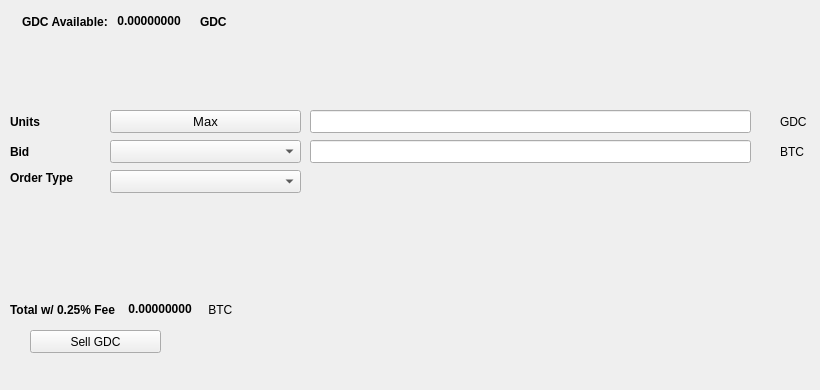
   <widget class="QWidget" name="SellTab">
    <attribute name="title">
     <string>Sell</string>
    </attribute>
    <widget class="QLabel" name="label_16">
     <property name="geometry">
      <rect>
       <x>780</x>
       <y>140</y>
       <width>31</width>
       <height>23</height>
      </rect>
     </property>
     <property name="text">
      <string>BTC</string>
     </property>
    </widget>
    <widget class="QComboBox" name="SellBidcomboBox">
     <property name="geometry">
      <rect>
       <x>110</x>
       <y>140</y>
       <width>191</width>
       <height>23</height>
      </rect>
     </property>
     <property name="font">
      <font>
       <pointsize>10</pointsize>
      </font>
     </property>
    </widget>
    <widget class="QLabel" name="label_18">
     <property name="geometry">
      <rect>
       <x>10</x>
       <y>110</y>
       <width>46</width>
       <height>23</height>
      </rect>
     </property>
     <property name="font">
      <font>
       <weight>75</weight>
       <bold>true</bold>
      </font>
     </property>
     <property name="text">
      <string>Units</string>
     </property>
    </widget>
    <widget class="QPushButton" name="Sell_Max_Amount">
     <property name="geometry">
      <rect>
       <x>110</x>
       <y>110</y>
       <width>191</width>
       <height>23</height>
      </rect>
     </property>
     <property name="font">
      <font>
       <pointsize>10</pointsize>
      </font>
     </property>
     <property name="text">
      <string>Max</string>
     </property>
    </widget>
    <widget class="QLabel" name="label_20">
     <property name="geometry">
      <rect>
       <x>10</x>
       <y>170</y>
       <width>91</width>
       <height>16</height>
      </rect>
     </property>
     <property name="font">
      <font>
       <weight>75</weight>
       <bold>true</bold>
      </font>
     </property>
     <property name="text">
      <string>Order Type</string>
     </property>
    </widget>
    <widget class="QComboBox" name="SellOrdertypeCombo">
     <property name="geometry">
      <rect>
       <x>110</x>
       <y>170</y>
       <width>191</width>
       <height>23</height>
      </rect>
     </property>
     <property name="font">
      <font>
       <pointsize>10</pointsize>
      </font>
     </property>
    </widget>
    <widget class="QLabel" name="label_21">
     <property name="geometry">
      <rect>
       <x>10</x>
       <y>140</y>
       <width>46</width>
       <height>23</height>
      </rect>
     </property>
     <property name="font">
      <font>
       <weight>75</weight>
       <bold>true</bold>
      </font>
     </property>
     <property name="text">
      <string>Bid</string>
     </property>
    </widget>
    <widget class="QLabel" name="label_22">
     <property name="geometry">
      <rect>
       <x>780</x>
       <y>110</y>
       <width>31</width>
       <height>23</height>
      </rect>
     </property>
     <property name="text">
      <string>GDC</string>
     </property>
    </widget>
    <widget class="QLineEdit" name="UnitsInputGDC">
     <property name="geometry">
      <rect>
       <x>310</x>
       <y>110</y>
       <width>441</width>
       <height>23</height>
      </rect>
     </property>
     <property name="font">
      <font>
       <pointsize>9</pointsize>
       <weight>75</weight>
       <bold>true</bold>
      </font>
     </property>
    </widget>
    <widget class="QLineEdit" name="SellBidPriceEdit">
     <property name="geometry">
      <rect>
       <x>310</x>
       <y>140</y>
       <width>441</width>
       <height>23</height>
      </rect>
     </property>
     <property name="font">
      <font>
       <pointsize>9</pointsize>
       <weight>75</weight>
       <bold>true</bold>
      </font>
     </property>
    </widget>
    <widget class="QPushButton" name="SellGDCBTN">
     <property name="geometry">
      <rect>
       <x>30</x>
       <y>330</y>
       <width>131</width>
       <height>23</height>
      </rect>
     </property>
     <property name="text">
      <string>Sell GDC</string>
     </property>
     <property name="icon">
      <iconset resource="../gdc">
       <normaloff>:/icons/bitcoin</normaloff>:/icons/bitcoin</iconset>
     </property>
    </widget>
    <widget class="QWidget" name="layoutWidget3">
     <property name="geometry">
      <rect>
       <x>22</x>
       <y>12</y>
       <width>258</width>
       <height>19</height>
      </rect>
     </property>
     <layout class="QHBoxLayout" name="horizontalLayout">
      <item>
       <widget class="QLabel" name="label232_2">
        <property name="font">
         <font>
          <weight>75</weight>
          <bold>true</bold>
         </font>
        </property>
        <property name="text">
         <string>GDC Available:</string>
        </property>
       </widget>
      </item>
      <item>
       <widget class="QLabel" name="GDCAvailableLabel">
        <property name="palette">
         <palette>
          <active>
           <colorrole role="WindowText">
            <brush brushstyle="SolidPattern">
             <color alpha="255">
              <red>0</red>
              <green>0</green>
              <blue>0</blue>
             </color>
            </brush>
           </colorrole>
           <colorrole role="Button">
            <brush brushstyle="SolidPattern">
             <color alpha="255">
              <red>0</red>
              <green>170</green>
              <blue>0</blue>
             </color>
            </brush>
           </colorrole>
           <colorrole role="Light">
            <brush brushstyle="SolidPattern">
             <color alpha="255">
              <red>0</red>
              <green>255</green>
              <blue>0</blue>
             </color>
            </brush>
           </colorrole>
           <colorrole role="Midlight">
            <brush brushstyle="SolidPattern">
             <color alpha="255">
              <red>0</red>
              <green>212</green>
              <blue>0</blue>
             </color>
            </brush>
           </colorrole>
           <colorrole role="Dark">
            <brush brushstyle="SolidPattern">
             <color alpha="255">
              <red>0</red>
              <green>85</green>
              <blue>0</blue>
             </color>
            </brush>
           </colorrole>
           <colorrole role="Mid">
            <brush brushstyle="SolidPattern">
             <color alpha="255">
              <red>0</red>
              <green>113</green>
              <blue>0</blue>
             </color>
            </brush>
           </colorrole>
           <colorrole role="Text">
            <brush brushstyle="SolidPattern">
             <color alpha="255">
              <red>0</red>
              <green>170</green>
              <blue>0</blue>
             </color>
            </brush>
           </colorrole>
           <colorrole role="BrightText">
            <brush brushstyle="SolidPattern">
             <color alpha="255">
              <red>255</red>
              <green>255</green>
              <blue>255</blue>
             </color>
            </brush>
           </colorrole>
           <colorrole role="ButtonText">
            <brush brushstyle="SolidPattern">
             <color alpha="255">
              <red>0</red>
              <green>0</green>
              <blue>0</blue>
             </color>
            </brush>
           </colorrole>
           <colorrole role="Base">
            <brush brushstyle="SolidPattern">
             <color alpha="255">
              <red>255</red>
              <green>255</green>
              <blue>255</blue>
             </color>
            </brush>
           </colorrole>
           <colorrole role="Window">
            <brush brushstyle="SolidPattern">
             <color alpha="255">
              <red>0</red>
              <green>170</green>
              <blue>0</blue>
             </color>
            </brush>
           </colorrole>
           <colorrole role="Shadow">
            <brush brushstyle="SolidPattern">
             <color alpha="255">
              <red>0</red>
              <green>0</green>
              <blue>0</blue>
             </color>
            </brush>
           </colorrole>
           <colorrole role="AlternateBase">
            <brush brushstyle="SolidPattern">
             <color alpha="255">
              <red>127</red>
              <green>212</green>
              <blue>127</blue>
             </color>
            </brush>
           </colorrole>
           <colorrole role="ToolTipBase">
            <brush brushstyle="SolidPattern">
             <color alpha="255">
              <red>255</red>
              <green>255</green>
              <blue>220</blue>
             </color>
            </brush>
           </colorrole>
           <colorrole role="ToolTipText">
            <brush brushstyle="SolidPattern">
             <color alpha="255">
              <red>0</red>
              <green>0</green>
              <blue>0</blue>
             </color>
            </brush>
           </colorrole>
          </active>
          <inactive>
           <colorrole role="WindowText">
            <brush brushstyle="SolidPattern">
             <color alpha="255">
              <red>0</red>
              <green>0</green>
              <blue>0</blue>
             </color>
            </brush>
           </colorrole>
           <colorrole role="Button">
            <brush brushstyle="SolidPattern">
             <color alpha="255">
              <red>0</red>
              <green>170</green>
              <blue>0</blue>
             </color>
            </brush>
           </colorrole>
           <colorrole role="Light">
            <brush brushstyle="SolidPattern">
             <color alpha="255">
              <red>0</red>
              <green>255</green>
              <blue>0</blue>
             </color>
            </brush>
           </colorrole>
           <colorrole role="Midlight">
            <brush brushstyle="SolidPattern">
             <color alpha="255">
              <red>0</red>
              <green>212</green>
              <blue>0</blue>
             </color>
            </brush>
           </colorrole>
           <colorrole role="Dark">
            <brush brushstyle="SolidPattern">
             <color alpha="255">
              <red>0</red>
              <green>85</green>
              <blue>0</blue>
             </color>
            </brush>
           </colorrole>
           <colorrole role="Mid">
            <brush brushstyle="SolidPattern">
             <color alpha="255">
              <red>0</red>
              <green>113</green>
              <blue>0</blue>
             </color>
            </brush>
           </colorrole>
           <colorrole role="Text">
            <brush brushstyle="SolidPattern">
             <color alpha="255">
              <red>0</red>
              <green>170</green>
              <blue>0</blue>
             </color>
            </brush>
           </colorrole>
           <colorrole role="BrightText">
            <brush brushstyle="SolidPattern">
             <color alpha="255">
              <red>255</red>
              <green>255</green>
              <blue>255</blue>
             </color>
            </brush>
           </colorrole>
           <colorrole role="ButtonText">
            <brush brushstyle="SolidPattern">
             <color alpha="255">
              <red>0</red>
              <green>0</green>
              <blue>0</blue>
             </color>
            </brush>
           </colorrole>
           <colorrole role="Base">
            <brush brushstyle="SolidPattern">
             <color alpha="255">
              <red>255</red>
              <green>255</green>
              <blue>255</blue>
             </color>
            </brush>
           </colorrole>
           <colorrole role="Window">
            <brush brushstyle="SolidPattern">
             <color alpha="255">
              <red>0</red>
              <green>170</green>
              <blue>0</blue>
             </color>
            </brush>
           </colorrole>
           <colorrole role="Shadow">
            <brush brushstyle="SolidPattern">
             <color alpha="255">
              <red>0</red>
              <green>0</green>
              <blue>0</blue>
             </color>
            </brush>
           </colorrole>
           <colorrole role="AlternateBase">
            <brush brushstyle="SolidPattern">
             <color alpha="255">
              <red>127</red>
              <green>212</green>
              <blue>127</blue>
             </color>
            </brush>
           </colorrole>
           <colorrole role="ToolTipBase">
            <brush brushstyle="SolidPattern">
             <color alpha="255">
              <red>255</red>
              <green>255</green>
              <blue>220</blue>
             </color>
            </brush>
           </colorrole>
           <colorrole role="ToolTipText">
            <brush brushstyle="SolidPattern">
             <color alpha="255">
              <red>0</red>
              <green>0</green>
              <blue>0</blue>
             </color>
            </brush>
           </colorrole>
          </inactive>
          <disabled>
           <colorrole role="WindowText">
            <brush brushstyle="SolidPattern">
             <color alpha="255">
              <red>0</red>
              <green>85</green>
              <blue>0</blue>
             </color>
            </brush>
           </colorrole>
           <colorrole role="Button">
            <brush brushstyle="SolidPattern">
             <color alpha="255">
              <red>0</red>
              <green>170</green>
              <blue>0</blue>
             </color>
            </brush>
           </colorrole>
           <colorrole role="Light">
            <brush brushstyle="SolidPattern">
             <color alpha="255">
              <red>0</red>
              <green>255</green>
              <blue>0</blue>
             </color>
            </brush>
           </colorrole>
           <colorrole role="Midlight">
            <brush brushstyle="SolidPattern">
             <color alpha="255">
              <red>0</red>
              <green>212</green>
              <blue>0</blue>
             </color>
            </brush>
           </colorrole>
           <colorrole role="Dark">
            <brush brushstyle="SolidPattern">
             <color alpha="255">
              <red>0</red>
              <green>85</green>
              <blue>0</blue>
             </color>
            </brush>
           </colorrole>
           <colorrole role="Mid">
            <brush brushstyle="SolidPattern">
             <color alpha="255">
              <red>0</red>
              <green>113</green>
              <blue>0</blue>
             </color>
            </brush>
           </colorrole>
           <colorrole role="Text">
            <brush brushstyle="SolidPattern">
             <color alpha="255">
              <red>0</red>
              <green>85</green>
              <blue>0</blue>
             </color>
            </brush>
           </colorrole>
           <colorrole role="BrightText">
            <brush brushstyle="SolidPattern">
             <color alpha="255">
              <red>255</red>
              <green>255</green>
              <blue>255</blue>
             </color>
            </brush>
           </colorrole>
           <colorrole role="ButtonText">
            <brush brushstyle="SolidPattern">
             <color alpha="255">
              <red>0</red>
              <green>85</green>
              <blue>0</blue>
             </color>
            </brush>
           </colorrole>
           <colorrole role="Base">
            <brush brushstyle="SolidPattern">
             <color alpha="255">
              <red>0</red>
              <green>170</green>
              <blue>0</blue>
             </color>
            </brush>
           </colorrole>
           <colorrole role="Window">
            <brush brushstyle="SolidPattern">
             <color alpha="255">
              <red>0</red>
              <green>170</green>
              <blue>0</blue>
             </color>
            </brush>
           </colorrole>
           <colorrole role="Shadow">
            <brush brushstyle="SolidPattern">
             <color alpha="255">
              <red>0</red>
              <green>0</green>
              <blue>0</blue>
             </color>
            </brush>
           </colorrole>
           <colorrole role="AlternateBase">
            <brush brushstyle="SolidPattern">
             <color alpha="255">
              <red>0</red>
              <green>170</green>
              <blue>0</blue>
             </color>
            </brush>
           </colorrole>
           <colorrole role="ToolTipBase">
            <brush brushstyle="SolidPattern">
             <color alpha="255">
              <red>255</red>
              <green>255</green>
              <blue>220</blue>
             </color>
            </brush>
           </colorrole>
           <colorrole role="ToolTipText">
            <brush brushstyle="SolidPattern">
             <color alpha="255">
              <red>0</red>
              <green>0</green>
              <blue>0</blue>
             </color>
            </brush>
           </colorrole>
          </disabled>
         </palette>
        </property>
        <property name="font">
         <font>
          <weight>75</weight>
          <bold>true</bold>
         </font>
        </property>
        <property name="text">
         <string> 0.00000000 </string>
        </property>
        <property name="textInteractionFlags">
         <set>Qt::LinksAccessibleByMouse|Qt::TextSelectableByKeyboard|Qt::TextSelectableByMouse</set>
        </property>
       </widget>
      </item>
      <item>
       <widget class="QLabel" name="labelGDC">
        <property name="font">
         <font>
          <weight>75</weight>
          <bold>true</bold>
         </font>
        </property>
        <property name="text">
         <string>GDC</string>
        </property>
       </widget>
      </item>
     </layout>
    </widget>
    <widget class="QWidget" name="layoutWidget">
     <property name="geometry">
      <rect>
       <x>10</x>
       <y>300</y>
       <width>268</width>
       <height>19</height>
      </rect>
     </property>
     <layout class="QHBoxLayout" name="horizontalLayout_2">
      <item>
       <widget class="QLabel" name="label_19">
        <property name="font">
         <font>
          <weight>75</weight>
          <bold>true</bold>
         </font>
        </property>
        <property name="text">
         <string>Total w/ 0.25% Fee </string>
        </property>
       </widget>
      </item>
      <item>
       <widget class="QLabel" name="SellCostLabel">
        <property name="palette">
         <palette>
          <active>
           <colorrole role="WindowText">
            <brush brushstyle="SolidPattern">
             <color alpha="255">
              <red>0</red>
              <green>0</green>
              <blue>0</blue>
             </color>
            </brush>
           </colorrole>
           <colorrole role="Button">
            <brush brushstyle="SolidPattern">
             <color alpha="255">
              <red>0</red>
              <green>170</green>
              <blue>0</blue>
             </color>
            </brush>
           </colorrole>
           <colorrole role="Light">
            <brush brushstyle="SolidPattern">
             <color alpha="255">
              <red>0</red>
              <green>255</green>
              <blue>0</blue>
             </color>
            </brush>
           </colorrole>
           <colorrole role="Midlight">
            <brush brushstyle="SolidPattern">
             <color alpha="255">
              <red>0</red>
              <green>212</green>
              <blue>0</blue>
             </color>
            </brush>
           </colorrole>
           <colorrole role="Dark">
            <brush brushstyle="SolidPattern">
             <color alpha="255">
              <red>0</red>
              <green>85</green>
              <blue>0</blue>
             </color>
            </brush>
           </colorrole>
           <colorrole role="Mid">
            <brush brushstyle="SolidPattern">
             <color alpha="255">
              <red>0</red>
              <green>113</green>
              <blue>0</blue>
             </color>
            </brush>
           </colorrole>
           <colorrole role="Text">
            <brush brushstyle="SolidPattern">
             <color alpha="255">
              <red>0</red>
              <green>170</green>
              <blue>0</blue>
             </color>
            </brush>
           </colorrole>
           <colorrole role="BrightText">
            <brush brushstyle="SolidPattern">
             <color alpha="255">
              <red>255</red>
              <green>255</green>
              <blue>255</blue>
             </color>
            </brush>
           </colorrole>
           <colorrole role="ButtonText">
            <brush brushstyle="SolidPattern">
             <color alpha="255">
              <red>0</red>
              <green>0</green>
              <blue>0</blue>
             </color>
            </brush>
           </colorrole>
           <colorrole role="Base">
            <brush brushstyle="SolidPattern">
             <color alpha="255">
              <red>255</red>
              <green>255</green>
              <blue>255</blue>
             </color>
            </brush>
           </colorrole>
           <colorrole role="Window">
            <brush brushstyle="SolidPattern">
             <color alpha="255">
              <red>0</red>
              <green>170</green>
              <blue>0</blue>
             </color>
            </brush>
           </colorrole>
           <colorrole role="Shadow">
            <brush brushstyle="SolidPattern">
             <color alpha="255">
              <red>0</red>
              <green>0</green>
              <blue>0</blue>
             </color>
            </brush>
           </colorrole>
           <colorrole role="AlternateBase">
            <brush brushstyle="SolidPattern">
             <color alpha="255">
              <red>127</red>
              <green>212</green>
              <blue>127</blue>
             </color>
            </brush>
           </colorrole>
           <colorrole role="ToolTipBase">
            <brush brushstyle="SolidPattern">
             <color alpha="255">
              <red>255</red>
              <green>255</green>
              <blue>220</blue>
             </color>
            </brush>
           </colorrole>
           <colorrole role="ToolTipText">
            <brush brushstyle="SolidPattern">
             <color alpha="255">
              <red>0</red>
              <green>0</green>
              <blue>0</blue>
             </color>
            </brush>
           </colorrole>
          </active>
          <inactive>
           <colorrole role="WindowText">
            <brush brushstyle="SolidPattern">
             <color alpha="255">
              <red>0</red>
              <green>0</green>
              <blue>0</blue>
             </color>
            </brush>
           </colorrole>
           <colorrole role="Button">
            <brush brushstyle="SolidPattern">
             <color alpha="255">
              <red>0</red>
              <green>170</green>
              <blue>0</blue>
             </color>
            </brush>
           </colorrole>
           <colorrole role="Light">
            <brush brushstyle="SolidPattern">
             <color alpha="255">
              <red>0</red>
              <green>255</green>
              <blue>0</blue>
             </color>
            </brush>
           </colorrole>
           <colorrole role="Midlight">
            <brush brushstyle="SolidPattern">
             <color alpha="255">
              <red>0</red>
              <green>212</green>
              <blue>0</blue>
             </color>
            </brush>
           </colorrole>
           <colorrole role="Dark">
            <brush brushstyle="SolidPattern">
             <color alpha="255">
              <red>0</red>
              <green>85</green>
              <blue>0</blue>
             </color>
            </brush>
           </colorrole>
           <colorrole role="Mid">
            <brush brushstyle="SolidPattern">
             <color alpha="255">
              <red>0</red>
              <green>113</green>
              <blue>0</blue>
             </color>
            </brush>
           </colorrole>
           <colorrole role="Text">
            <brush brushstyle="SolidPattern">
             <color alpha="255">
              <red>0</red>
              <green>170</green>
              <blue>0</blue>
             </color>
            </brush>
           </colorrole>
           <colorrole role="BrightText">
            <brush brushstyle="SolidPattern">
             <color alpha="255">
              <red>255</red>
              <green>255</green>
              <blue>255</blue>
             </color>
            </brush>
           </colorrole>
           <colorrole role="ButtonText">
            <brush brushstyle="SolidPattern">
             <color alpha="255">
              <red>0</red>
              <green>0</green>
              <blue>0</blue>
             </color>
            </brush>
           </colorrole>
           <colorrole role="Base">
            <brush brushstyle="SolidPattern">
             <color alpha="255">
              <red>255</red>
              <green>255</green>
              <blue>255</blue>
             </color>
            </brush>
           </colorrole>
           <colorrole role="Window">
            <brush brushstyle="SolidPattern">
             <color alpha="255">
              <red>0</red>
              <green>170</green>
              <blue>0</blue>
             </color>
            </brush>
           </colorrole>
           <colorrole role="Shadow">
            <brush brushstyle="SolidPattern">
             <color alpha="255">
              <red>0</red>
              <green>0</green>
              <blue>0</blue>
             </color>
            </brush>
           </colorrole>
           <colorrole role="AlternateBase">
            <brush brushstyle="SolidPattern">
             <color alpha="255">
              <red>127</red>
              <green>212</green>
              <blue>127</blue>
             </color>
            </brush>
           </colorrole>
           <colorrole role="ToolTipBase">
            <brush brushstyle="SolidPattern">
             <color alpha="255">
              <red>255</red>
              <green>255</green>
              <blue>220</blue>
             </color>
            </brush>
           </colorrole>
           <colorrole role="ToolTipText">
            <brush brushstyle="SolidPattern">
             <color alpha="255">
              <red>0</red>
              <green>0</green>
              <blue>0</blue>
             </color>
            </brush>
           </colorrole>
          </inactive>
          <disabled>
           <colorrole role="WindowText">
            <brush brushstyle="SolidPattern">
             <color alpha="255">
              <red>0</red>
              <green>85</green>
              <blue>0</blue>
             </color>
            </brush>
           </colorrole>
           <colorrole role="Button">
            <brush brushstyle="SolidPattern">
             <color alpha="255">
              <red>0</red>
              <green>170</green>
              <blue>0</blue>
             </color>
            </brush>
           </colorrole>
           <colorrole role="Light">
            <brush brushstyle="SolidPattern">
             <color alpha="255">
              <red>0</red>
              <green>255</green>
              <blue>0</blue>
             </color>
            </brush>
           </colorrole>
           <colorrole role="Midlight">
            <brush brushstyle="SolidPattern">
             <color alpha="255">
              <red>0</red>
              <green>212</green>
              <blue>0</blue>
             </color>
            </brush>
           </colorrole>
           <colorrole role="Dark">
            <brush brushstyle="SolidPattern">
             <color alpha="255">
              <red>0</red>
              <green>85</green>
              <blue>0</blue>
             </color>
            </brush>
           </colorrole>
           <colorrole role="Mid">
            <brush brushstyle="SolidPattern">
             <color alpha="255">
              <red>0</red>
              <green>113</green>
              <blue>0</blue>
             </color>
            </brush>
           </colorrole>
           <colorrole role="Text">
            <brush brushstyle="SolidPattern">
             <color alpha="255">
              <red>0</red>
              <green>85</green>
              <blue>0</blue>
             </color>
            </brush>
           </colorrole>
           <colorrole role="BrightText">
            <brush brushstyle="SolidPattern">
             <color alpha="255">
              <red>255</red>
              <green>255</green>
              <blue>255</blue>
             </color>
            </brush>
           </colorrole>
           <colorrole role="ButtonText">
            <brush brushstyle="SolidPattern">
             <color alpha="255">
              <red>0</red>
              <green>85</green>
              <blue>0</blue>
             </color>
            </brush>
           </colorrole>
           <colorrole role="Base">
            <brush brushstyle="SolidPattern">
             <color alpha="255">
              <red>0</red>
              <green>170</green>
              <blue>0</blue>
             </color>
            </brush>
           </colorrole>
           <colorrole role="Window">
            <brush brushstyle="SolidPattern">
             <color alpha="255">
              <red>0</red>
              <green>170</green>
              <blue>0</blue>
             </color>
            </brush>
           </colorrole>
           <colorrole role="Shadow">
            <brush brushstyle="SolidPattern">
             <color alpha="255">
              <red>0</red>
              <green>0</green>
              <blue>0</blue>
             </color>
            </brush>
           </colorrole>
           <colorrole role="AlternateBase">
            <brush brushstyle="SolidPattern">
             <color alpha="255">
              <red>0</red>
              <green>170</green>
              <blue>0</blue>
             </color>
            </brush>
           </colorrole>
           <colorrole role="ToolTipBase">
            <brush brushstyle="SolidPattern">
             <color alpha="255">
              <red>255</red>
              <green>255</green>
              <blue>220</blue>
             </color>
            </brush>
           </colorrole>
           <colorrole role="ToolTipText">
            <brush brushstyle="SolidPattern">
             <color alpha="255">
              <red>0</red>
              <green>0</green>
              <blue>0</blue>
             </color>
            </brush>
           </colorrole>
          </disabled>
         </palette>
        </property>
        <property name="font">
         <font>
          <weight>75</weight>
          <bold>true</bold>
         </font>
        </property>
        <property name="autoFillBackground">
         <bool>false</bool>
        </property>
        <property name="text">
         <string> 0.00000000</string>
        </property>
        <property name="textInteractionFlags">
         <set>Qt::LinksAccessibleByMouse|Qt::TextSelectableByMouse</set>
        </property>
       </widget>
      </item>
      <item>
       <widget class="QLabel" name="label_17">
        <property name="font">
         <font>
          <weight>50</weight>
          <bold>false</bold>
         </font>
        </property>
        <property name="text">
         <string> BTC</string>
        </property>
       </widget>
      </item>
     </layout>
    </widget>
    <widget class="QLabel" name="label_23">
     <property name="geometry">
      <rect>
       <x>460</x>
       <y>300</y>
       <width>281</width>
       <height>81</height>
      </rect>
     </property>
     <property name="text">
      <string/>
     </property>
     <property name="pixmap">
      <pixmap>:/images/bittrex</pixmap>
     </property>
    </widget>
   </widget>
